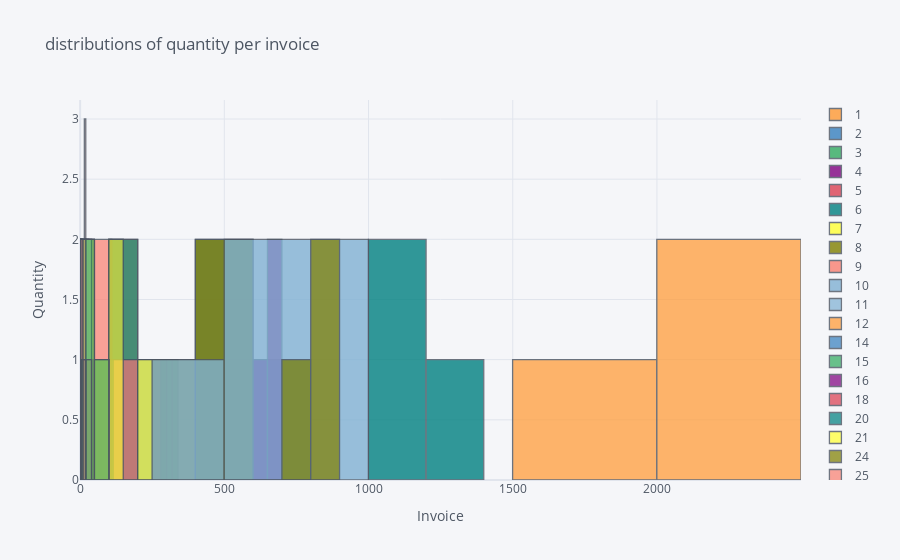

Source (notebook cell):
### Markdown cell above
## 4. Create a set of interactive histograms showing the distributions of quantity per invoice for the following countries: EIRE, Germany, France, and Netherlands.

### Code cell
country_lst=['EIRE', 'Germany', 'France']

data=retail.loc[retail.Country.isin(country_lst)]

data = data.pivot_table(values='InvoiceNo', columns='Quantity', 
                      index='Country', aggfunc='count')

display(data)

data.iplot(kind='hist', xTitle='Invoice', 
           yTitle='Quantity', title='distributions of quantity per invoice')

### Figure 1 — Plotly figure (JSON) as saved in the notebook; plotly's stock layout.template omitted (floating-point values rounded to 4 significant figures)
{"data": [{"histfunc": "count", "histnorm": "", "marker": {"color": "rgba(255, 153, 51, 1.0)", "line": {"color": "#4D5663", "width": 1.3}}, "name": "1", "opacity": 0.8, "orientation": "v", "type": "histogram", "x": [112, 255, 150]}, {"histfunc": "count", "histnorm": "", "marker": {"color": "rgba(55, 128, 191, 1.0)", "line": {"color": "#4D5663", "width": 1.3}}, "name": "2", "opacity": 0.8, "orientation": "v", "type": "histogram", "x": [672, 492, 448]}, {"histfunc": "count", "histnorm": "", "marker": {"color": "rgba(50, 171, 96, 1.0)", "line": {"color": "#4D5663", "width": 1.3}}, "name": "3", "opacity": 0.8, "orientation": "v", "type": "histogram", "x": [319, 293, 326]}, {"histfunc": "count", "histnorm": "", "marker": {"color": "rgba(128, 0, 128, 1.0)", "line": {"color": "#4D5663", "width": 1.3}}, "name": "4", "opacity": 0.8, "orientation": "v", "type": "histogram", "x": [690, 608, 681]}, {"histfunc": "count", "histnorm": "", "marker": {"color": "rgba(219, 64, 82, 1.0)", "line": {"color": "#4D5663", "width": 1.3}}, "name": "5", "opacity": 0.8, "orientation": "v", "type": "histogram", "x": [42, 102, 78]}, {"histfunc": "count", "histnorm": "", "marker": {"color": "rgba(0, 128, 128, 1.0)", "line": {"color": "#4D5663", "width": 1.3}}, "name": "6", "opacity": 0.8, "orientation": "v", "type": "histogram", "x": [1013, 1126, 1236]}, {"histfunc": "count", "histnorm": "", "marker": {"color": "rgba(255, 255, 51, 1.0)", "line": {"color": "#4D5663", "width": 1.3}}, "name": "7", "opacity": 0.8, "orientation": "v", "type": "histogram", "x": [3, 6, 2]}, {"histfunc": "count", "histnorm": "", "marker": {"color": "rgba(128, 128, 0, 1.0)", "line": {"color": "#4D5663", "width": 1.3}}, "name": "8", "opacity": 0.8, "orientation": "v", "type": "histogram", "x": [286, 495, 566]}, {"histfunc": "count", "histnorm": "", "marker": {"color": "rgba(251, 128, 114, 1.0)", "line": {"color": "#4D5663", "width": 1.3}}, "name": "9", "opacity": 0.8, "orientation": "v", "type": "histogram", "x": [16, 15, 19]}, {"histfunc": "count", "histnorm": "", "marker": {"color": "rgba(128, 177, 211, 1.0)", "line": {"color": "#4D5663", "width": 1.3}}, "name": "10", "opacity": 0.8, "orientation": "v", "type": "histogram", "x": [330, 769, 694]}, {"histfunc": "count", "histnorm": "", "marker": {"color": "rgba(128, 177, 211, 0.8999999999999999)", "line": {"color": "#4D5663", "width": 1.3}}, "name": "11", "opacity": 0.8, "orientation": "v", "type": "histogram", "x": [null, 1, 1]}, {"histfunc": "count", "histnorm": "", "marker": {"color": "rgba(255, 153, 51, 0.8999999999999999)", "line": {"color": "#4D5663", "width": 1.3}}, "name": "12", "opacity": 0.8, "orientation": "v", "type": "histogram", "x": [1798, 2092, 2490]}, {"histfunc": "count", "histnorm": "", "marker": {"color": "rgba(55, 128, 191, 0.8999999999999999)", "line": {"color": "#4D5663", "width": 1.3}}, "name": "14", "opacity": 0.8, "orientation": "v", "type": "histogram", "x": [null, 1, null]}, {"histfunc": "count", "histnorm": "", "marker": {"color": "rgba(50, 171, 96, 0.8999999999999999)", "line": {"color": "#4D5663", "width": 1.3}}, "name": "15", "opacity": 0.8, "orientation": "v", "type": "histogram", "x": [null, 9, 8]}, {"histfunc": "count", "histnorm": "", "marker": {"color": "rgba(128, 0, 128, 0.8999999999999999)", "line": {"color": "#4D5663", "width": 1.3}}, "name": "16", "opacity": 0.8, "orientation": "v", "type": "histogram", "x": [120, 136, 158]}, {"histfunc": "count", "histnorm": "", "marker": {"color": "rgba(219, 64, 82, 0.8999999999999999)", "line": {"color": "#4D5663", "width": 1.3}}, "name": "18", "opacity": 0.8, "orientation": "v", "type": "histogram", "x": [46, 35, 63]}, {"histfunc": "count", "histnorm": "", "marker": {"color": "rgba(0, 128, 128, 0.8999999999999999)", "line": {"color": "#4D5663", "width": 1.3}}, "name": "20", "opacity": 0.8, "orientation": "v", "type": "histogram", "x": [86, 188, 198]}, {"histfunc": "count", "histnorm": "", "marker": {"color": "rgba(255, 255, 51, 0.8999999999999999)", "line": {"color": "#4D5663", "width": 1.3}}, "name": "21", "opacity": 0.8, "orientation": "v", "type": "histogram", "x": [null, null, 6]}, {"histfunc": "count", "histnorm": "", "marker": {"color": "rgba(128, 128, 0, 0.8999999999999999)", "line": {"color": "#4D5663", "width": 1.3}}, "name": "24", "opacity": 0.8, "orientation": "v", "type": "histogram", "x": [704, 820, 827]}, {"histfunc": "count", "histnorm": "", "marker": {"color": "rgba(251, 128, 114, 0.8999999999999999)", "line": {"color": "#4D5663", "width": 1.3}}, "name": "25", "opacity": 0.8, "orientation": "v", "type": "histogram", "x": [62, 92, 184]}, {"histfunc": "count", "histnorm": "", "marker": {"color": "rgba(251, 128, 114, 0.7999999999999998)", "line": {"color": "#4D5663", "width": 1.3}}, "name": "28", "opacity": 0.8, "orientation": "v", "type": "histogram", "x": [1, 8, 5]}, {"histfunc": "count", "histnorm": "", "marker": {"color": "rgba(128, 177, 211, 0.7999999999999998)", "line": {"color": "#4D5663", "width": 1.3}}, "name": "30", "opacity": 0.8, "orientation": "v", "type": "histogram", "x": [22, 27, 36]}, {"histfunc": "count", "histnorm": "", "marker": {"color": "rgba(255, 153, 51, 0.7999999999999998)", "line": {"color": "#4D5663", "width": 1.3}}, "name": "32", "opacity": 0.8, "orientation": "v", "type": "histogram", "x": [20, 9, 27]}, {"histfunc": "count", "histnorm": "", "marker": {"color": "rgba(55, 128, 191, 0.7999999999999998)", "line": {"color": "#4D5663", "width": 1.3}}, "name": "34", "opacity": 0.8, "orientation": "v", "type": "histogram", "x": [2, null, null]}, {"histfunc": "count", "histnorm": "", "marker": {"color": "rgba(50, 171, 96, 0.7999999999999998)", "line": {"color": "#4D5663", "width": 1.3}}, "name": "36", "opacity": 0.8, "orientation": "v", "type": "histogram", "x": [105, 112, 105]}, {"histfunc": "count", "histnorm": "", "marker": {"color": "rgba(128, 0, 128, 0.7999999999999998)", "line": {"color": "#4D5663", "width": 1.3}}, "name": "40", "opacity": 0.8, "orientation": "v", "type": "histogram", "x": [16, 15, 23]}, {"histfunc": "count", "histnorm": "", "marker": {"color": "rgba(219, 64, 82, 0.7999999999999998)", "line": {"color": "#4D5663", "width": 1.3}}, "name": "42", "opacity": 0.8, "orientation": "v", "type": "histogram", "x": [null, null, 1]}, {"histfunc": "count", "histnorm": "", "marker": {"color": "rgba(0, 128, 128, 0.7999999999999998)", "line": {"color": "#4D5663", "width": 1.3}}, "name": "44", "opacity": 0.8, "orientation": "v", "type": "histogram", "x": [null, null, 2]}, {"histfunc": "count", "histnorm": "", "marker": {"color": "rgba(255, 255, 51, 0.7999999999999998)", "line": {"color": "#4D5663", "width": 1.3}}, "name": "48", "opacity": 0.8, "orientation": "v", "type": "histogram", "x": [207, 127, 149]}, {"histfunc": "count", "histnorm": "", "marker": {"color": "rgba(128, 128, 0, 0.7999999999999998)", "line": {"color": "#4D5663", "width": 1.3}}, "name": "50", "opacity": 0.8, "orientation": "v", "type": "histogram", "x": [22, 11, 19]}, {"histfunc": "count", "histnorm": "", "marker": {"color": "rgba(128, 128, 0, 0.7)", "line": {"color": "#4D5663", "width": 1.3}}, "name": "54", "opacity": 0.8, "orientation": "v", "type": "histogram", "x": [1, null, null]}, {"histfunc": "count", "histnorm": "", "marker": {"color": "rgba(251, 128, 114, 0.7)", "line": {"color": "#4D5663", "width": 1.3}}, "name": "56", "opacity": 0.8, "orientation": "v", "type": "histogram", "x": [null, 3, 1]}, {"histfunc": "count", "histnorm": "", "marker": {"color": "rgba(128, 177, 211, 0.7)", "line": {"color": "#4D5663", "width": 1.3}}, "name": "60", "opacity": 0.8, "orientation": "v", "type": "histogram", "x": [11, 16, 32]}, {"histfunc": "count", "histnorm": "", "marker": {"color": "rgba(255, 153, 51, 0.7)", "line": {"color": "#4D5663", "width": 1.3}}, "name": "64", "opacity": 0.8, "orientation": "v", "type": "histogram", "x": [17, 6, 4]}, {"histfunc": "count", "histnorm": "", "marker": {"color": "rgba(55, 128, 191, 0.7)", "line": {"color": "#4D5663", "width": 1.3}}, "name": "72", "opacity": 0.8, "orientation": "v", "type": "histogram", "x": [88, 49, 21]}, {"histfunc": "count", "histnorm": "", "marker": {"color": "rgba(50, 171, 96, 0.7)", "line": {"color": "#4D5663", "width": 1.3}}, "name": "75", "opacity": 0.8, "orientation": "v", "type": "histogram", "x": [2, 4, 4]}, {"histfunc": "count", "histnorm": "", "marker": {"color": "rgba(128, 0, 128, 0.7)", "line": {"color": "#4D5663", "width": 1.3}}, "name": "80", "opacity": 0.8, "orientation": "v", "type": "histogram", "x": [6, 9, 4]}, {"histfunc": "count", "histnorm": "", "marker": {"color": "rgba(219, 64, 82, 0.7)", "line": {"color": "#4D5663", "width": 1.3}}, "name": "84", "opacity": 0.8, "orientation": "v", "type": "histogram", "x": [1, 4, null]}, {"histfunc": "count", "histnorm": "", "marker": {"color": "rgba(0, 128, 128, 0.7)", "line": {"color": "#4D5663", "width": 1.3}}, "name": "90", "opacity": 0.8, "orientation": "v", "type": "histogram", "x": [null, 1, null]}, {"histfunc": "count", "histnorm": "", "marker": {"color": "rgba(255, 255, 51, 0.7)", "line": {"color": "#4D5663", "width": 1.3}}, "name": "96", "opacity": 0.8, "orientation": "v", "type": "histogram", "x": [72, 33, 18]}, {"histfunc": "count", "histnorm": "", "marker": {"color": "rgba(255, 255, 51, 0.5999999999999999)", "line": {"color": "#4D5663", "width": 1.3}}, "name": "100", "opacity": 0.8, "orientation": "v", "type": "histogram", "x": [31, 6, 22]}, {"histfunc": "count", "histnorm": "", "marker": {"color": "rgba(128, 128, 0, 0.5999999999999999)", "line": {"color": "#4D5663", "width": 1.3}}, "name": "108", "opacity": 0.8, "orientation": "v", "type": "histogram", "x": [4, 8, 1]}, {"histfunc": "count", "histnorm": "", "marker": {"color": "rgba(251, 128, 114, 0.5999999999999999)", "line": {"color": "#4D5663", "width": 1.3}}, "name": "117", "opacity": 0.8, "orientation": "v", "type": "histogram", "x": [1, null, null]}, {"histfunc": "count", "histnorm": "", "marker": {"color": "rgba(128, 177, 211, 0.5999999999999999)", "line": {"color": "#4D5663", "width": 1.3}}, "name": "120", "opacity": 0.8, "orientation": "v", "type": "histogram", "x": [27, 22, 8]}, {"histfunc": "count", "histnorm": "", "marker": {"color": "rgba(255, 153, 51, 0.5999999999999999)", "line": {"color": "#4D5663", "width": 1.3}}, "name": "125", "opacity": 0.8, "orientation": "v", "type": "histogram", "x": [null, null, 5]}, {"histfunc": "count", "histnorm": "", "marker": {"color": "rgba(55, 128, 191, 0.5999999999999999)", "line": {"color": "#4D5663", "width": 1.3}}, "name": "128", "opacity": 0.8, "orientation": "v", "type": "histogram", "x": [8, null, 9]}, {"histfunc": "count", "histnorm": "", "marker": {"color": "rgba(50, 171, 96, 0.5999999999999999)", "line": {"color": "#4D5663", "width": 1.3}}, "name": "144", "opacity": 0.8, "orientation": "v", "type": "histogram", "x": [60, 7, 16]}, {"histfunc": "count", "histnorm": "", "marker": {"color": "rgba(128, 0, 128, 0.5999999999999999)", "line": {"color": "#4D5663", "width": 1.3}}, "name": "150", "opacity": 0.8, "orientation": "v", "type": "histogram", "x": [1, 1, null]}, {"histfunc": "count", "histnorm": "", "marker": {"color": "rgba(219, 64, 82, 0.5999999999999999)", "line": {"color": "#4D5663", "width": 1.3}}, "name": "156", "opacity": 0.8, "orientation": "v", "type": "histogram", "x": [1, null, null]}, {"histfunc": "count", "histnorm": "", "marker": {"color": "rgba(0, 128, 128, 0.5999999999999999)", "line": {"color": "#4D5663", "width": 1.3}}, "name": "160", "opacity": 0.8, "orientation": "v", "type": "histogram", "x": [3, 5, null]}, {"histfunc": "count", "histnorm": "", "marker": {"color": "rgba(0, 128, 128, 0.49999999999999983)", "line": {"color": "#4D5663", "width": 1.3}}, "name": "168", "opacity": 0.8, "orientation": "v", "type": "histogram", "x": [null, 1, null]}, {"histfunc": "count", "histnorm": "", "marker": {"color": "rgba(255, 255, 51, 0.49999999999999983)", "line": {"color": "#4D5663", "width": 1.3}}, "name": "176", "opacity": 0.8, "orientation": "v", "type": "histogram", "x": [1, null, null]}, {"histfunc": "count", "histnorm": "", "marker": {"color": "rgba(128, 128, 0, 0.49999999999999983)", "line": {"color": "#4D5663", "width": 1.3}}, "name": "180", "opacity": 0.8, "orientation": "v", "type": "histogram", "x": [1, null, null]}, {"histfunc": "count", "histnorm": "", "marker": {"color": "rgba(251, 128, 114, 0.49999999999999983)", "line": {"color": "#4D5663", "width": 1.3}}, "name": "192", "opacity": 0.8, "orientation": "v", "type": "histogram", "x": [25, 1, 2]}, {"histfunc": "count", "histnorm": "", "marker": {"color": "rgba(128, 177, 211, 0.49999999999999983)", "line": {"color": "#4D5663", "width": 1.3}}, "name": "200", "opacity": 0.8, "orientation": "v", "type": "histogram", "x": [16, 3, 2]}, {"histfunc": "count", "histnorm": "", "marker": {"color": "rgba(255, 153, 51, 0.49999999999999983)", "line": {"color": "#4D5663", "width": 1.3}}, "name": "204", "opacity": 0.8, "orientation": "v", "type": "histogram", "x": [1, null, null]}, {"histfunc": "count", "histnorm": "", "marker": {"color": "rgba(55, 128, 191, 0.49999999999999983)", "line": {"color": "#4D5663", "width": 1.3}}, "name": "216", "opacity": 0.8, "orientation": "v", "type": "histogram", "x": [6, 2, null]}, {"histfunc": "count", "histnorm": "", "marker": {"color": "rgba(50, 171, 96, 0.49999999999999983)", "line": {"color": "#4D5663", "width": 1.3}}, "name": "240", "opacity": 0.8, "orientation": "v", "type": "histogram", "x": [28, 1, null]}, {"histfunc": "count", "histnorm": "", "marker": {"color": "rgba(128, 0, 128, 0.49999999999999983)", "line": {"color": "#4D5663", "width": 1.3}}, "name": "250", "opacity": 0.8, "orientation": "v", "type": "histogram", "x": [null, 2, null]}, {"histfunc": "count", "histnorm": "", "marker": {"color": "rgba(219, 64, 82, 0.49999999999999983)", "line": {"color": "#4D5663", "width": 1.3}}, "name": "264", "opacity": 0.8, "orientation": "v", "type": "histogram", "x": [1, null, null]}, {"histfunc": "count", "histnorm": "", "marker": {"color": "rgba(219, 64, 82, 0.39999999999999974)", "line": {"color": "#4D5663", "width": 1.3}}, "name": "288", "opacity": 0.8, "orientation": "v", "type": "histogram", "x": [14, 1, 4]}, {"histfunc": "count", "histnorm": "", "marker": {"color": "rgba(0, 128, 128, 0.39999999999999974)", "line": {"color": "#4D5663", "width": 1.3}}, "name": "300", "opacity": 0.8, "orientation": "v", "type": "histogram", "x": [2, 2, 1]}, {"histfunc": "count", "histnorm": "", "marker": {"color": "rgba(255, 255, 51, 0.39999999999999974)", "line": {"color": "#4D5663", "width": 1.3}}, "name": "320", "opacity": 0.8, "orientation": "v", "type": "histogram", "x": [1, null, null]}, {"histfunc": "count", "histnorm": "", "marker": {"color": "rgba(128, 128, 0, 0.39999999999999974)", "line": {"color": "#4D5663", "width": 1.3}}, "name": "360", "opacity": 0.8, "orientation": "v", "type": "histogram", "x": [2, 1, null]}, {"histfunc": "count", "histnorm": "", "marker": {"color": "rgba(251, 128, 114, 0.39999999999999974)", "line": {"color": "#4D5663", "width": 1.3}}, "name": "384", "opacity": 0.8, "orientation": "v", "type": "histogram", "x": [1, null, null]}, {"histfunc": "count", "histnorm": "", "marker": {"color": "rgba(128, 177, 211, 0.39999999999999974)", "line": {"color": "#4D5663", "width": 1.3}}, "name": "400", "opacity": 0.8, "orientation": "v", "type": "histogram", "x": [1, null, null]}, {"histfunc": "count", "histnorm": "", "marker": {"color": "rgba(255, 153, 51, 0.39999999999999974)", "line": {"color": "#4D5663", "width": 1.3}}, "name": "408", "opacity": 0.8, "orientation": "v", "type": "histogram", "x": [2, null, null]}, {"histfunc": "count", "histnorm": "", "marker": {"color": "rgba(55, 128, 191, 0.39999999999999974)", "line": {"color": "#4D5663", "width": 1.3}}, "name": "432", "opacity": 0.8, "orientation": "v", "type": "histogram", "x": [2, null, 1]}, {"histfunc": "count", "histnorm": "", "marker": {"color": "rgba(50, 171, 96, 0.39999999999999974)", "line": {"color": "#4D5663", "width": 1.3}}, "name": "500", "opacity": 0.8, "orientation": "v", "type": "histogram", "x": [1, null, null]}, {"histfunc": "count", "histnorm": "", "marker": {"color": "rgba(128, 0, 128, 0.39999999999999974)", "line": {"color": "#4D5663", "width": 1.3}}, "name": "576", "opacity": 0.8, "orientation": "v", "type": "histogram", "x": [null, 1, null]}, {"histfunc": "count", "histnorm": "", "marker": {"color": "rgba(128, 0, 128, 0.2999999999999999)", "line": {"color": "#4D5663", "width": 1.3}}, "name": "600", "opacity": 0.8, "orientation": "v", "type": "histogram", "x": [null, null, 1]}, {"histfunc": "count", "histnorm": "", "marker": {"color": "rgba(219, 64, 82, 0.2999999999999999)", "line": {"color": "#4D5663", "width": 1.3}}, "name": "640", "opacity": 0.8, "orientation": "v", "type": "histogram", "x": [1, null, null]}, {"histfunc": "count", "histnorm": "", "marker": {"color": "rgba(0, 128, 128, 0.2999999999999999)", "line": {"color": "#4D5663", "width": 1.3}}, "name": "912", "opacity": 0.8, "orientation": "v", "type": "histogram", "x": [null, 1, null]}, {"histfunc": "count", "histnorm": "", "marker": {"color": "rgba(255, 255, 51, 0.2999999999999999)", "line": {"color": "#4D5663", "width": 1.3}}, "name": "960", "opacity": 0.8, "orientation": "v", "type": "histogram", "x": [1, null, null]}, {"histfunc": "count", "histnorm": "", "marker": {"color": "rgba(128, 128, 0, 0.2999999999999999)", "line": {"color": "#4D5663", "width": 1.3}}, "name": "1440", "opacity": 0.8, "orientation": "v", "type": "histogram", "x": [1, null, null]}], "layout": {"barmode": "overlay", "legend": {"bgcolor": "#F5F6F9", "font": {"color": "#4D5663"}}, "paper_bgcolor": "#F5F6F9", "plot_bgcolor": "#F5F6F9", "title": {"font": {"color": "#4D5663"}, "text": "distributions of quantity per invoice"}, "xaxis": {"gridcolor": "#E1E5ED", "showgrid": true, "tickfont": {"color": "#4D5663"}, "title": {"font": {"color": "#4D5663"}, "text": "Invoice"}, "zerolinecolor": "#E1E5ED"}, "yaxis": {"gridcolor": "#E1E5ED", "showgrid": true, "tickfont": {"color": "#4D5663"}, "title": {"font": {"color": "#4D5663"}, "text": "Quantity"}, "zerolinecolor": "#E1E5ED"}}}
